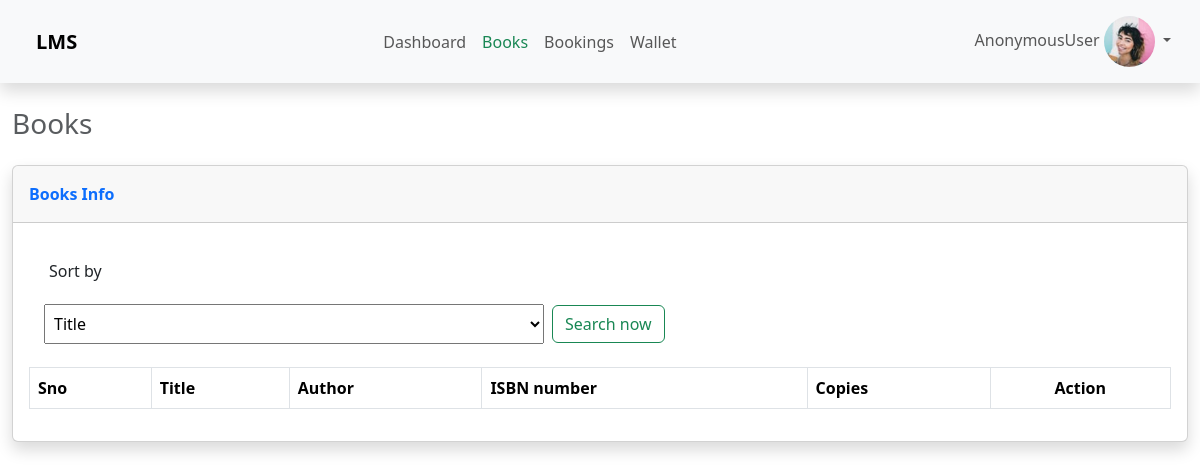
/books/, run on an earlier commit of the app's database.
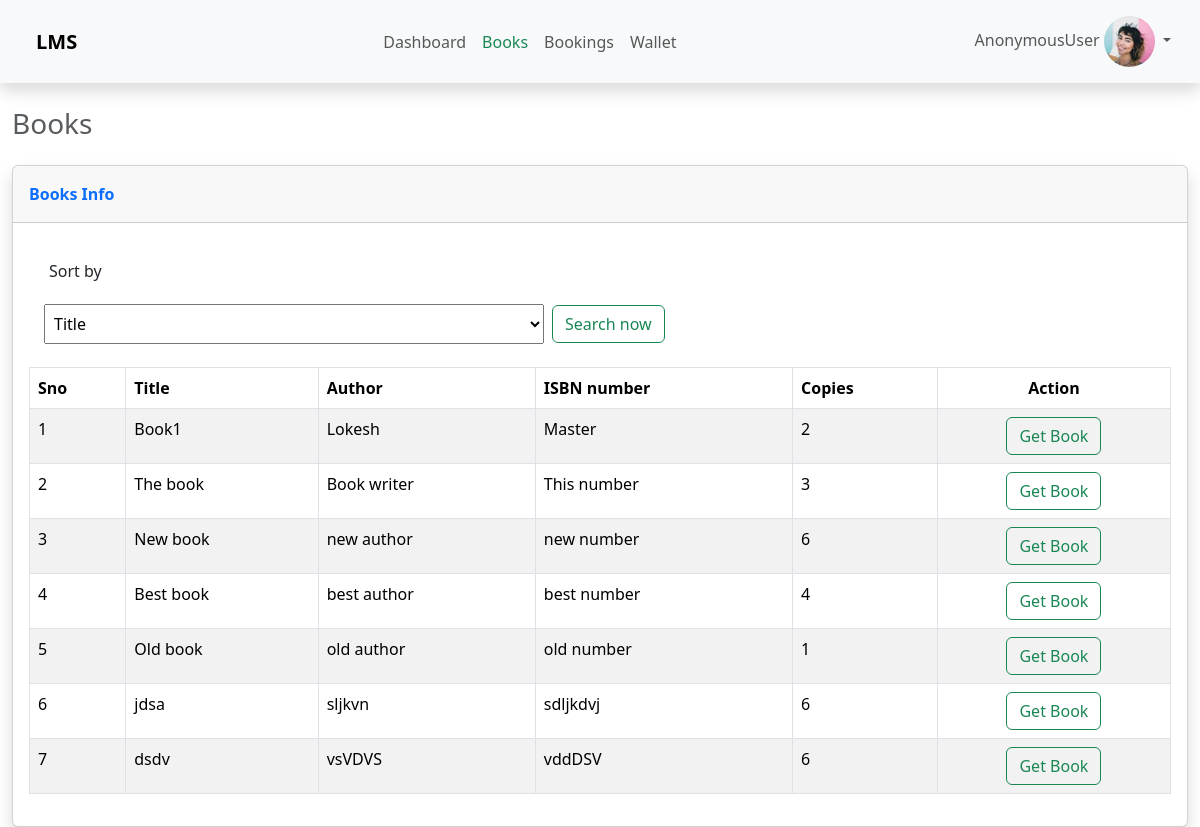
And on a later commit of the database.
### panel/models.py (models this page shows, shortened)
class Book(models.Model):
    title = models.CharField(max_length=200, null=True)
    author = models.CharField(max_length=200, null=True)
    isbn_number = models.CharField(max_length=20, null=True)
    copies = models.IntegerField(null=True)

### panel/views.py (the view)
# urls.py: path('books/',views.books, name="books"),
def books(request):
    books = list(Book.objects.all())
    if request.method == 'POST':
        key = request.POST.get('sort_by')
        qSortBooks(books,key.lower())
    return render(request, 'panel/books.html', {'books':books})

### templates/panel/books.html (shortened to what this page needs)
{% extends 'panel/index.html' %}
{% load static %}
{% block navbar %}
<ul class="d-flex navbar-nav align-items-center ms-auto">
    <li class="nav-item">
      <a class="nav-link"  href="{% url 'home' %}">Dashboard</a>
    </li>
    <li class="nav-item">
      <a class="nav-link active link-success fw-medium" aria-current="page" href="{% url 'books' %}">Books</a>
    </li>
    <li class="nav-item">
      <a class="nav-link" href="{% url 'bookings' %}">Bookings</a>
    </li>
    {% if user.is_superuser %}
    <li class="nav-item">
        <a class="nav-link" href="{% url 'students' %}">Students</a>
    </li>
    {% else %}
    <li class="nav-item">
      <a class="nav-link" href="{% url 'wallet' %}">Wallet</a>
    </li>
    {% endif %}
  </ul>
  {% endblock %}
{% block content %}
<div class="d-flex align-items-center ">
    <div class="container-fluid ">
        <h3 class="text-body-secondary mb-4 mt-3">Books</h3>
        <div class="card shadow ">
            <div class="card-header py-3">
                <p class="text-primary m-0 fw-bold">Books Info</p>
            </div>
            <div class="card-body">
                <div style=" padding: 15px; border-radius: 6px;">
                    <p style="padding: 5px;">Sort by</p>
                    <form method="post" class="d-flex align-items-center gap-2">
                        <select name="sort_by" style="width: 500px; height: 40px; padding: 5px;">
                            <option>Title</option>
                        </select>
                        <a href=""><button class="btn btn-outline-success">Search now</button></a>
                    </form>
                </div>
                <table class="table table-striped table-bordered mt-2" id="dataTable" style="width:100%">
                    <thead>
                        <tr>
                            <th>Sno</th>
                            <th>Title</th>
                            <th>Author</th>
                            <th>ISBN number</th>
                            <th>Copies</th>
                            {% if user.is_superuser %}
                            {% else %}
                            <th class="text-center">Action</th>
                            {% endif %}
                        </tr>
                    </thead>
                    <tbody>
                        {% for book in books %}
                            <tr style="padding: 5px;">
                                <td>{{forloop.counter}}</td>
                                <td>{{book.title}}</td>
                                <td>{{book.author}}</td>
                                <td>{{book.isbn_number}}</td>
                                <td>{{book.copies}}</td>
                                {% if user.is_superuser %}
                                {% else %}
                                <td><div class="d-flex justify-content-center"><a href="/addbookings/{{book.id}}/"><button class="btn btn-outline-success ">Get Book</button></a></div></td>
                                {% endif %}
                            </tr>
                        {% endfor %}
                    </tbody>
                </table>
            </div>
        </div>
    </div>
</div>
{% endblock %}

### templates/panel/index.html (shortened to what this page needs)
{% load static %}
<!DOCTYPE html>
<html lang="en">
  <head>
    <link
      rel="stylesheet"
      href="{% static '/bootstrap/css/bootstrap.min.css' %}"
    />
  </head>
  <body>
    <div id="wrapper">
      <div class="d-flex flex-column" id="content-wrapper">
        <nav class="navbar sticky-top navbar-expand-lg bg-body-tertiary shadow mb-2">
          <div class="container-fluid ms-4">
            <a class="navbar-brand fw-bold" href="#">LMS</a>
            <div class="collapse navbar-collapse" id="navbarSupportedContent">
              {% block navbar %}
              {% endblock %}
              {% block avatar %}
              <ul class="navbar-nav ms-auto mb-2 mb-lg-0">
                <li class="nav-item dropdown">
                  <a class="nav-link dropdown-toggle" href="#" role="button" data-bs-toggle="dropdown" aria-expanded="false">
                    {{user}}
                    <img class="rounded-circle w-25" src="{% static '/img/avatars/avatar1.jpeg' %}" />
                  </a>
                </li>
              </ul>
              {% endblock %}
            </div>
          </div>
        </nav>
          {% block content %}
          {% endblock %}
        </div>
    </div>
  </body>
</html>

What changed in the data, as far as the page shows it:
added Book: title "Book1", author "Lokesh", isbn_number "Master", copies "2"
added Book: title "The book", author "Book writer", isbn_number "This number", copies "3"
added Book: title "New book", author "new author", isbn_number "new number", copies "6"
added Book: title "Best book", author "best author", isbn_number "best number", copies "4"
added Book: title "Old book", author "old author", isbn_number "old number", copies "1"
added Book: title "jdsa", author "sljkvn", isbn_number "sdljkdvj", copies "6"
added Book: title "dsdv", author "vsVDVS", isbn_number "vddDSV", copies "6"
